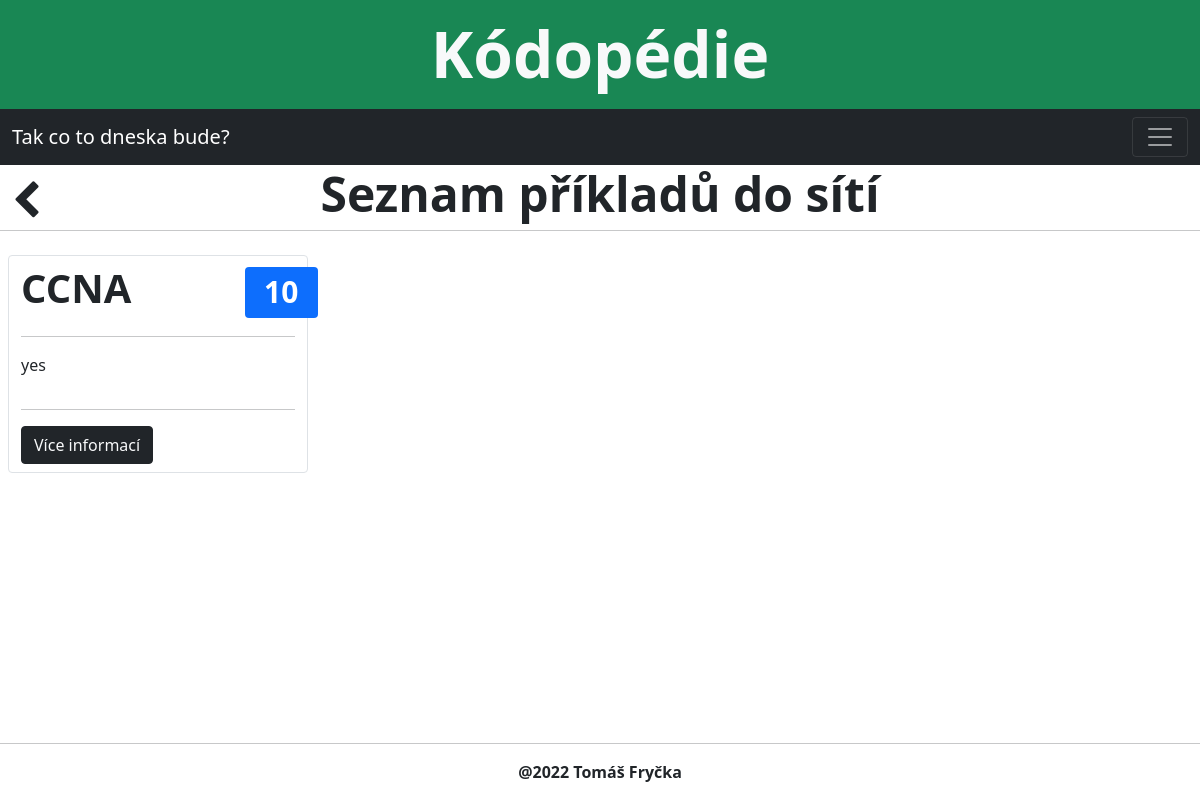
The page /home/sit/ on the database as committed earlier.
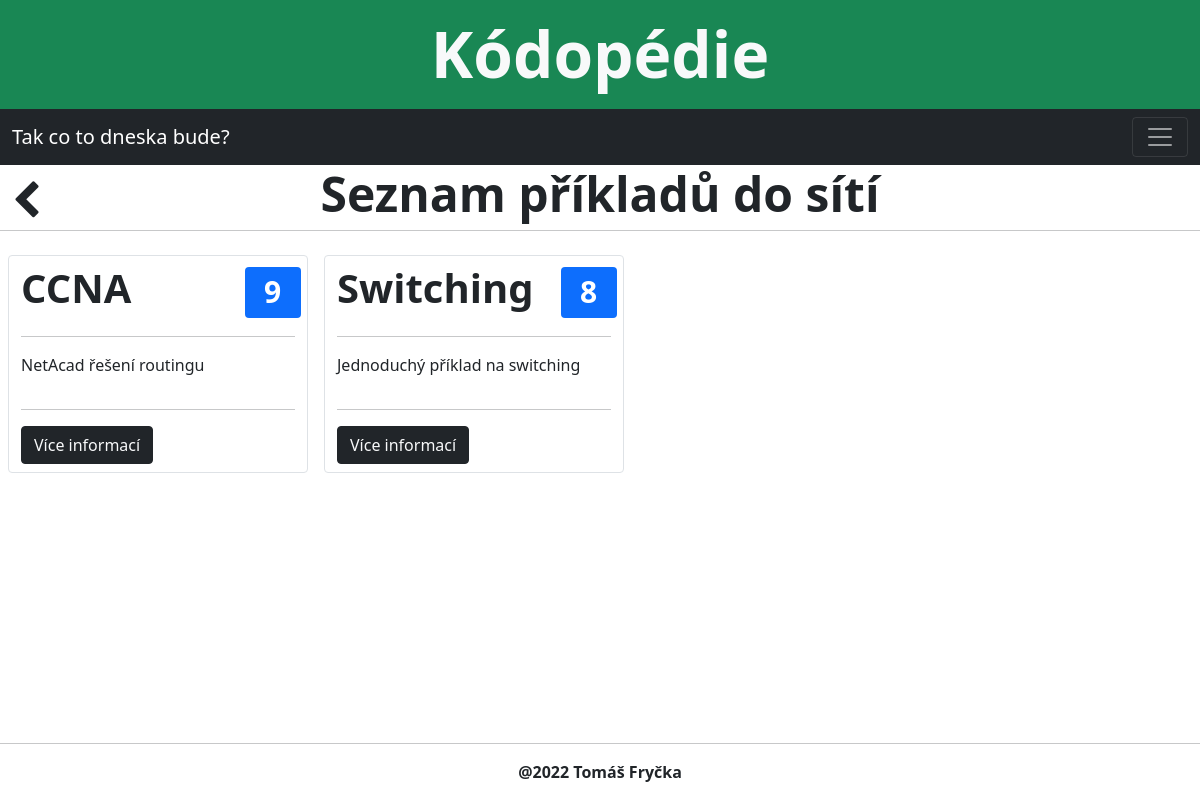
The same page on the database as committed later.
### guide/models.py (models this page shows, shortened)
class Sit(models.Model):
    name = models.CharField(max_length=100, verbose_name='Obsah kódu', help_text='Krátce popište, co je cílem kódu')
    desc = models.TextField(verbose_name='Popis kódu', help_text='Stručně popište, jak bude kód fungovat')
    shortdesc = models.TextField(verbose_name='Stručný popis kódu', help_text='Stručně popište, jak bude kód fungovat')
    difficulty = models.IntegerField(blank=True, null=True,
                                    validators=[MinValueValidator(1), MaxValueValidator(10)],
                                    verbose_name='Obtížnost kódu (1-10)',
                                    help_text='Zadejte obtížnost kódu v hodnotách od 1 do 10')
    sit = models.FileField(upload_to=sit_path, null=True, verbose_name='Zdrojový kód')
    class Meta:
        ordering = ['name']

### guide/views.py (the view)
# urls.py: path('sit/', views.SitView.as_view(), name='sit_list'),
class SitView(ListView):
    model = Sit
    context_object_name = 'sit_list'
    template_name = 'codes/sitlist.html'
    queryset = Sit.objects.order_by('name').all()

### guide/templates/codes/sitlist.html (shortened to what this page needs)
{% extends 'def.html' %}
{% block content %}
     <div class="row">
        <a class=" col-3 fa fa-chevron-left pt-3 text-decoration-none text-dark" href="{% url 'index' %}"></a>
        <h3 class="col-6 display-5 text-center fw-bold"> Seznam příkladů do sítí </h3>
        <hr>
    </div>
    <div class="row">
    {% for sit in sit_list %}
    <div class="border rounded col-xl-3 col-lg-4 col-md-12 m-2 py-2">
        <div class="row">
            <div class="col-9">
                <h3 class="display-6 fw-bold"><a class="text-decoration-none text-dark" href="{% url 'sit_detail' sit.pk %}"> {{ sit.name }} </a></h3>
            </div>
            <div class="col-3 display-6 mr-3"><span class="badge bg-primary">{{ sit.difficulty }}</span></div>
        </div>
        <hr>
        <div class="row">
            <p>{{ sit.shortdesc }}</p>
        </div>
        <hr>
        <button class="btn btn-dark"><a class="text-decoration-none text-light" href="{% url 'sit_detail' sit.pk %}">Více informací</a></button>
    </div>
    {% endfor %}
    </div>
{% endblock %}

### guide/templates/def.html (shortened to what this page needs)
<!DOCTYPE html>
<html lang="cs">
<head>
    <link href="https://cdn.jsdelivr.net/npm/bootstrap@5.0.2/dist/css/bootstrap.min.css" rel="stylesheet">
    <link rel="stylesheet" href="https://cdnjs.cloudflare.com/ajax/libs/font-awesome/4.7.0/css/font-awesome.min.css">
    <link rel="stylesheet"
      href="//cdnjs.cloudflare.com/ajax/libs/highlight.js/11.5.1/styles/default.min.css">
    <link
      rel="stylesheet"
      href="https://cdn.jsdelivr.net/npm/simplebar@latest/dist/simplebar.css"
    />
    {% load static %}
    <link rel="stylesheet" href="{% static 'css/style.css' %}">
</head>
<body class="d-flex flex-column min-vh-100">
    {% block header %}
        {% include 'base/header.html' %}
    {% endblock %}
    <main>
        <div class="container-fluid">
            {% block content %}{% endblock %}
        </div>
    </main>
    {% block footer %}
        {% include 'base/footer.html' %}
    {% endblock %}
</body>
</html>

### guide/templates/base/header.html (shortened to what this page needs)
<header>
    <div class="text-center display-3 fw-bold bg-success py-3"><a class="text-decoration-none text-light" href="{% url 'index' %}">Kódopédie</a></div>
    <nav class="navbar navbar-dark bg-dark">
        <div class="container-fluid">
            <a class="navbar-brand" href="{% url 'index' %}">Tak co to dneska bude?</a>
            <button class="navbar-toggler" type="button" data-bs-toggle="collapse" data-bs-target="#navbarSupportedContent" aria-controls="navbarSupportedContent" aria-expanded="false" aria-label="Toggle navigation">
                <span class="navbar-toggler-icon"></span>
            </button>
        </div>
    </nav>
</header>

### guide/templates/base/footer.html
<footer class="footer mt-auto">
    <hr>
    <div class="text-center pb-3 fw-bold">@2022 Tomáš Fryčka</div>
</footer>

### guide/static/css/style.css (style rules this page uses)
.fa { font-size: 2.5em; }

Rows that differ between the two databases and show on the page:
changed Sit "CCNA": difficulty "10" → "9"; shortdesc "yes" → "NetAcad řešení routingu"
added Sit: name "Switching", difficulty "8", shortdesc "Jednoduchý příklad na switching"
